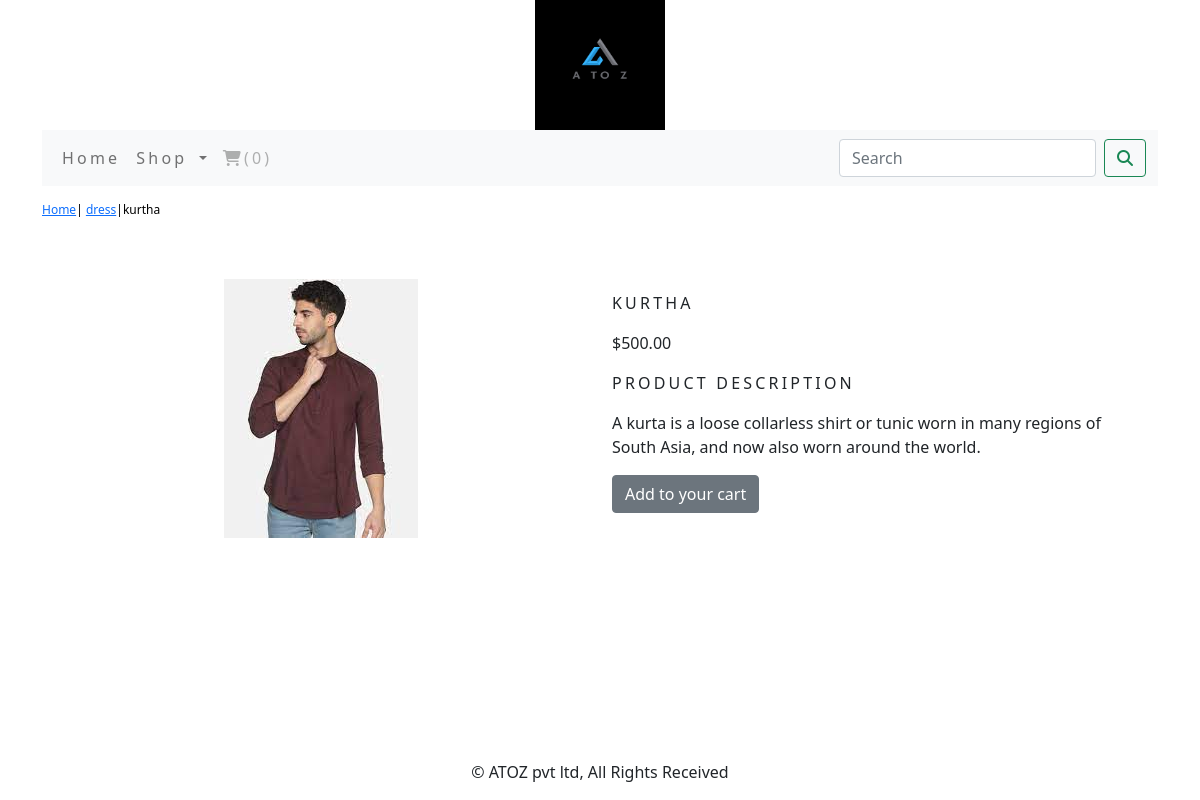
/shop/dress/kurtha/, run on the app's committed database.
### shop/models.py (models this page shows, shortened)
class Product(models.Model):
    name=models.CharField(max_length=250, unique=True)
    slug=models.SlugField(max_length=250, unique=True)
    description=models.TextField(blank=True)
    price=models.DecimalField(max_digits=10, decimal_places=2)
    category=models.ForeignKey(Category, on_delete=models.CASCADE)
    image=models.ImageField(upload_to='product',blank=True)
    stoke=models.IntegerField()
    avaiable=models.BooleanField(default=True)
    created=models.DateTimeField(auto_now_add=True)
    updated=models.DateTimeField(auto_now=True)
    class Meta:
        ordering=('name',)
        verbose_name='product'
        verbose_name_plural='products'

class Category(models.Model):
    name=models.CharField(max_length=250, unique=True)
    slug=models.SlugField(max_length=250, unique=True)
    descrpition=models.TextField(blank=True)
    image=models.ImageField(upload_to='category', blank=True)
    class Meta:
        ordering=('name',)
        verbose_name='category'
        verbose_name_plural='categories'
    def get_url(self):
        return reverse('shop:products_by_category', args=[self.slug])
    def __str__(self):
        return '{}'.format(self.name)

### shop/views.py (the view)
# urls.py: path('<slug:c_slug>/<slug:product_slug>/', views.proDetails, name='prodCatdetail')
def proDetails(request, c_slug, product_slug):
    try:
        product=Product.objects.get(category__slug=c_slug, slug=product_slug)
    except Exception as e:
        raise e
    return render(request, 'product.html', {'product':product})

### cart/context_processors.py (called while the page is built)
def counter(request):
    item_count=0;
    if 'admin' in request.path:
        return {}
    else:
        try:
            cart=Cart.objects.filter(cart_id=_cart_id(request))
            cart_items=Cartitem.objects.all().filter(cart=cart[:1])
            for cart_item in cart_items:
                item_count += cart_item.quantity
        except Cart.DoesNotExist:
            item_count = 0
    return dict(item_count=item_count)

### cart/views.py (called while the page is built)
def _cart_id(request):
    cart=request.session.session_key
    if not cart:
        cart=request.session.create()
    return cart

### shop/context_processors.py (called while the page is built)
def menu_links(request):
    link=Category.objects.all()
    return dict(links=link)

### templates/product.html (shortened to what this page needs)
{% extends 'base.html' %}
{% load static %}
{% block body %}
<div class="row my_prod_row_class">
  <div class="mx_auto">
    <p> <a href="{% url 'shop:allProdCat' %}">Home</a>| <a href="{{product.category.get_url }}">{{product.category}}</a>|{{product.name}} </p>
  </div>
</div>
<div class="container">
<br>
<div class="row">
  <div class="col-12 col-sm-12 col-md-12 col-lg-6 text-center">
    <div class="min-width:18rem">
      <img src="{{product.image.url}}" alt="{{product.name}}">
    </div>
  </div>
  <div class="col-12 col-sm-12 col-md-12 col-lg-6">
    <div>
      <h1 class="my_prod_title">{{product.name}}</h1>
      <p>${{product.price}}</p>
      <p class="my_title">Product description</p>
      <p class="text-justify my_prod_text">{{product.description}}</p>
      {% if product.stoke <= 0 %}
      <p class="text-justify my_prod_text"><b>Out of stoke</b></p>
      {% else %}
      <a class="btn btn-secondary" href="{% url 'cart:add_cart' product.id %}">Add to your cart</a>
      {% endif %}
    </div>
  </div>
</div>
</div>
{% endblock %}

### static/css/custom.css (style rules this page uses)
body { font-family: 'Roboto', sans-serif; }
.my_title { font-size:16px; text-transform:uppercase; letter-spacing:.2em; }
.my_prod_row_class { padding-top:15px; padding-bottom:20px; }
.my_prod_row_class .mx_auto { color:#000; font-size:12px; text-decoration:none; }
.my_prod_title { font-size:16px; text-transform:uppercase; letter-spacing:0.2em; padding-top:15px; padding-bottom:10px; }
.my_prod_text { padding-right:20px; }

### data on the page
Product: category "dress", name "kurtha", image (picture), name "KURTHA", price "500.00", description "A kurta is a loose collarless shirt or tunic worn in many regions of South Asia, and now also worn around the world."

### other printed values
{{ item_count }} "0"
